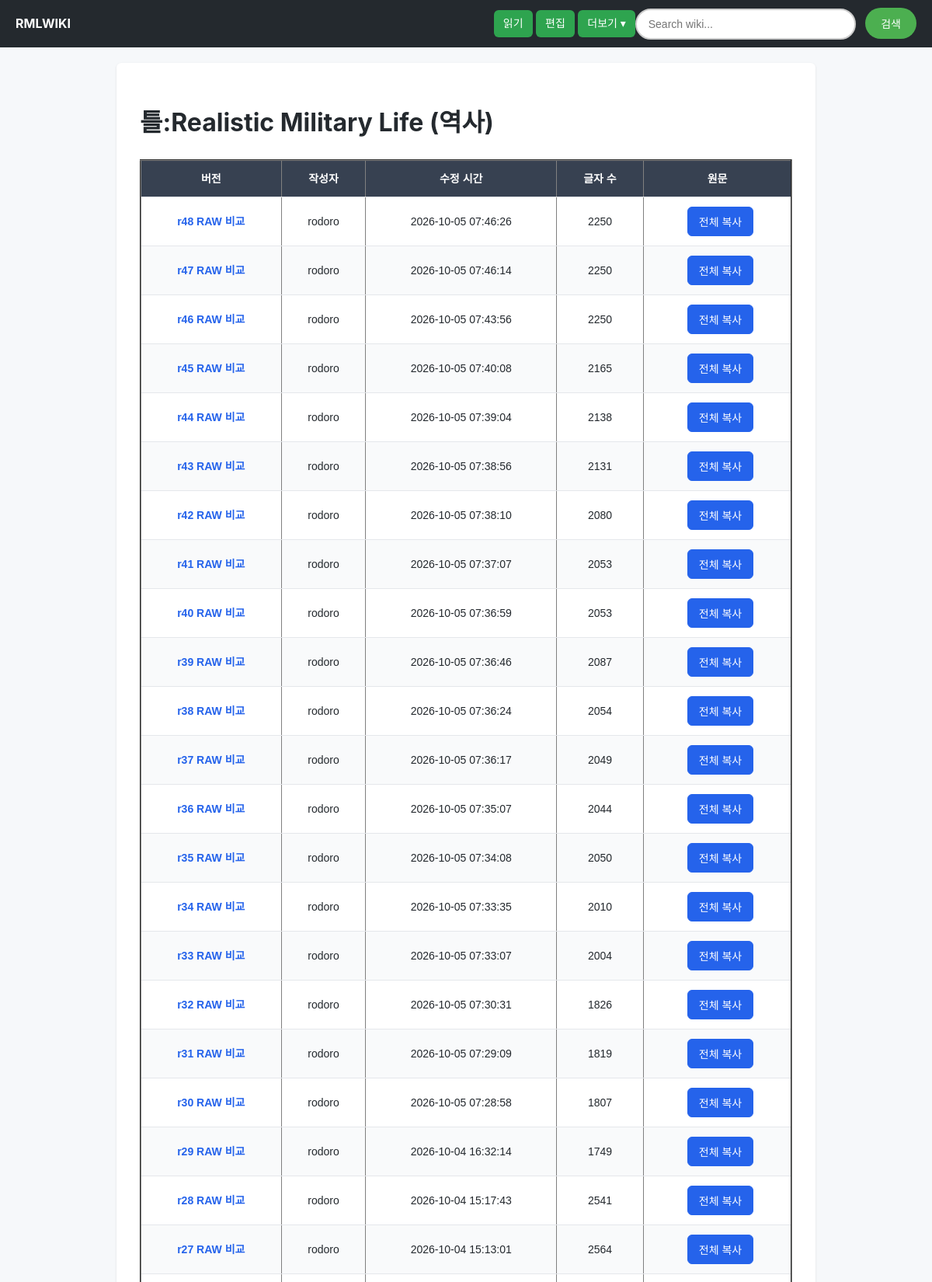
Screenshot of /history/틀:Realistic Military Life (upper part) with the database file from the repository.
### tables this page shows
CREATE TABLE wiki_history (
            id INTEGER PRIMARY KEY AUTOINCREMENT,
            title TEXT,
            content TEXT,
            author TEXT,
            rev INTEGER,
            created_at TIMESTAMP DEFAULT CURRENT_TIMESTAMP
        );

### app.py (the view)
@app.route("/history/<path:Document>")
def history(Document):
    Document = prefix(Document)
    conn = sqlite3.connect(config.DB_PATH)
    cursor = conn.cursor()
    cursor.execute("""
        SELECT rev, author, datetime(created_at, '+9 hours'), LENGTH(content), content
        FROM wiki_history
        WHERE title = ?
        ORDER BY rev DESC
    """, (Document,))
    rows = cursor.fetchall()
    conn.close()
    return flask.render_template(
        "index.html",
        title=Document,
        mode="history",
        history_data=rows,
        wiki_name=config.WIKI_NAME,
        wiki_page=config.MAIN_PAGE,
        wiki_color=config.LOGO_COLOR
    )

### app.py (called while the page is built, shortened)
@app.context_processor
def inject_footer_content():
    return {
        "footer_content": config.FOOTER_CONTENT,
        "is_operator": is_admin_role(get_current_user_role())
    }

def prefix(Document):
    Document = urllib.parse.unquote(Document)
    if Document.startswith("문서:"):
        Document = Document[len("문서:"):]
    return Document

def is_admin_role(role):
    if role is None:
        return False

def get_current_user_role():
    if flask.session.get('operator_authenticated'):
        return 'admin'
    username = flask.session.get('user')
    if not username:
        return None

def get_client_ip():
    return flask.request.remote_addr or "unknown"

def get_active_blocks(target_type, target):
    if not target:
        return []
    now = datetime.datetime.now().replace(microsecond=0).isoformat(sep=" ")
    conn = sqlite3.connect(config.DB_PATH)
    try:
        rows = conn.execute(
            """
            SELECT id, target_type, target, expires_at, reason, action,
                   blocked_by, created_at
            FROM access_blocks
            WHERE active = 1
              AND target_type = ?
              AND target = ?
              AND (expires_at IS NULL OR expires_at > ?)
            ORDER BY id DESC
            """,
            (target_type, target, now)
        ).fetchall()
        return rows
    finally:
        conn.close()

@app.before_request
def enforce_access_blocks():
    if flask.request.endpoint == "static":
        return None
    if is_admin_role(get_current_user_role()):
        return None
    endpoint = flask.request.endpoint or ""
    method = flask.request.method
    candidates = []
    username = flask.session.get("user")
    if username:
        candidates.extend(get_active_blocks("id", username))
    if endpoint in {"login", "register"}:
        form_username = flask.request.form.get("id", "").strip()
        if form_username and form_username != username:
            candidates.extend(get_active_blocks("id", form_username))
    candidates.extend(get_active_blocks("ip", get_client_ip()))
    for block in candidates:
        if block_applies(block, endpoint, method):
            return render_blocked_response(block)
    return None

### templates/index.html (shortened to what this page needs)
<!DOCTYPE html>
<html lang="ko">
<head>
    <link rel="stylesheet" href="{{ url_for('static', filename='style.css') }}">
</head>
<body data-page-mode="{{ mode }}" data-document-title="{{ title }}" data-main-page="{{ wiki_page }}">
    <div class="menu">
        <a href="/w/{{ wiki_page }}" style="text-decoration: none; color: {{ wiki_color or 'white' }};"><b>{{ wiki_name or 'WIKI' }}</b></a>
        <a href="{{ url_for('view', Document=title) }}" class="box">읽기</a>&nbsp;
        <a href="{{ url_for('editing', Document=title) }}" class="box">편집</a>&nbsp;
        <details class="menu-more">
            <summary>더보기</summary>
        </details>
        <form action="/search">
            <input type="text" name="q" placeholder="Search wiki...">
            <button>검색</button>
        </form>
    </div>
    <div class="container">
        {% if mode == "w" %}
            <h1>{{ title }} {% if version %}(r{{ version }} 버전){% endif %}</h1>
            {% if come %}
                <div style="margin: 12px 0 16px; padding: 12px 14px; border: 1px solid #d0ebff; border-radius: 6px; background: #f1f8ff; color: #1864ab;">
                    <strong>↩ 리다이렉트 안내</strong><br>
                    이전 문서 <b>{{ come }}</b>에서 이 문서로 이동했습니다.<br>
                    <hr>
                    <a href="/edit/{{ come }}" style="color: #1864ab;"><strong>“{{ come }}” 문서 수정하러 가기</strong></a>
                </div>
            {% endif %}
            {% if letter %}
                <div class="Stub">이 문서는 토막글 문서입니다. 여러분의 기여로 문서를 가득 채워주시길 바랍니다.</div>
            {% endif %}
            <div class="wiki-body">
                {{ detail|safe }}
            </div>
        {% elif mode == "raw" %}
            <h1>{{ title }} (RAW r{{ version }})</h1>
            <textarea id="raw-document-content" class="wiki-raw-source" readonly>{{ raw_content }}</textarea>
            <button type="button" class="wiki-version-copy" data-copy-target="raw-document-content">전체 복사</button>
        {% elif mode == "edit" %}
            <h1>{{ title }} (편집)</h1>
            <form method='post' id="document-edit-form">
                <textarea name='content' rows='20' style="width: 100%; box-sizing: border-box;">{{ detail }}</textarea><br>
                <button type='submit' style="margin-top: 10px; padding: 10px 20px;">저장</button>
            </form>
        {% elif mode == "history" %}
            <h1>{{ title }} (역사)</h1>
            {% if history_data %}
                <table class="wiki-history-table" border="2">
                    <thead>
                        <tr>
                            <th>버전</th>
                            <th>작성자</th>
                            <th>수정 시간</th>
                            <th>글자 수</th>
                            <th>원문</th>
                        </tr>
                    </thead>
                    <tbody>
                    {% for row in history_data %}
                        <tr>
                            <td>
                                <a href="{{ url_for('view', Document=title, rev=row[0]) }}">r{{ row[0] }}</a>
                                <a href="{{ url_for('view', Document=title, raw=row[0]) }}">RAW</a>
                                {% if row[0] > 1 %}
                                    <a href="{{ url_for('compare', Document=title) }}?from={{ row[0] - 1 }}&amp;to={{ row[0] }}">비교</a>
                                {% endif %}
                            </td>
                            <td>{{ row[1] }}</td>
                            <td>{{ row[2] }}</td>
                            <td>{{ row[3] }}</td>
                            <td>
                                <button type="button" class="wiki-version-copy" data-copy-target="history-revision-{{ row[0] }}">전체 복사</button>
                            </td>
                        </tr>
                    {% endfor %}
                    </tbody>
                </table>
            {% else %}
                <p>역사가 존재하지 않습니다.</p>
            {% endif %}
        {% elif mode == "admin" %}
            <h1>{{ title }}</h1>
        {% endif %}
    </div>
</body>
</html>

### static/style.css (style rules this page uses)
body { font-family: -apple-system, BlinkMacSystemFont, "Segoe UI", Roboto, "Helvetica Neue", Arial, sans-serif; line-height: 1.6; color: #24292e; background-color: #f6f8fa; margin: 0; padding: 0; display: flex; flex-direction: column; align-items: center; }
.container { width: 100%; max-width: 900px; background: #ffffff; padding: 30px; margin: 20px 0; box-shadow: 0 1px 3px rgba(0,0,0,0.1); border-radius: 6px; box-sizing: border-box; }
.menu { width: 100%; background-color: #24292e; padding: 10px 20px; display: flex; justify-content: flex-end; box-sizing: border-box; align-items: center; }
.menu .box, .menu-more > summary, .wiki-btn-create { background-color: #2ea44f; color: white; border: none; padding: 6px 12px; font-size: 14px; font-weight: 500; border-radius: 6px; cursor: pointer; transition: background 0.2s; text-decoration: none; }
.menu > a:first-child { margin-right: auto; }
.menu-more { position: relative; }
.menu-more > summary { list-style: none; }
.menu-more > summary::after { content: " ▾"; }
a { text-decoration: none; }
.menu input[type="text"] { width: 250px; padding: 10px 15px; border: 2px solid #ccc; border-radius: 25px; font-size: 14px; outline: none; transition: all 0.3s ease; }
button { padding: 10px 20px; margin-left: 8px; border: none; border-radius: 25px; background-color: #4CAF50; color: white; font-size: 14px; cursor: pointer; transition: background-color 0.3s ease; }
.wiki-history-table { width: 100%; border-collapse: collapse; margin-top: 20px; font-family: sans-serif; font-size: 14px; text-align: center; }
.wiki-history-table thead tr { background-color: #374151; color: #ffffff; font-weight: bold; }
.wiki-history-table th, .wiki-history-table td { padding: 12px 15px; border-bottom: 1px solid #e5e7eb; }
.wiki-history-table tbody tr:nth-of-type(even) { background-color: #f9fafb; }
.wiki-history-table td a { color: #2563eb; text-decoration: none; font-weight: bold; }
.wiki-version-copy { padding: 8px 14px; border: 1px solid #2563eb; border-radius: 6px; background-color: #2563eb; color: #ffffff; cursor: pointer; }

### rows the page displays
wiki_history: rev "48", author "rodoro", row "2026-10-05 07:46:26", row "2250"
wiki_history: rev "47", author "rodoro", row "2026-10-05 07:46:14", row "2250"
wiki_history: rev "46", author "rodoro", row "2026-10-05 07:43:56", row "2250"
wiki_history: rev "45", author "rodoro", row "2026-10-05 07:40:08", row "2165"
wiki_history: rev "44", author "rodoro", row "2026-10-05 07:39:04", row "2138"
wiki_history: rev "43", author "rodoro", row "2026-10-05 07:38:56", row "2131"
wiki_history: rev "42", author "rodoro", row "2026-10-05 07:38:10", row "2080"
wiki_history: rev "41", author "rodoro", row "2026-10-05 07:37:07", row "2053"
wiki_history: rev "40", author "rodoro", row "2026-10-05 07:36:59", row "2053"
wiki_history: rev "39", author "rodoro", row "2026-10-05 07:36:46", row "2087"
wiki_history: rev "38", author "rodoro", row "2026-10-05 07:36:24", row "2054"
wiki_history: rev "37", author "rodoro", row "2026-10-05 07:36:17", row "2049"
wiki_history: rev "36", author "rodoro", row "2026-10-05 07:35:07", row "2044"
wiki_history: rev "35", author "rodoro", row "2026-10-05 07:34:08", row "2050"
wiki_history: rev "34", author "rodoro", row "2026-10-05 07:33:35", row "2010"
wiki_history: rev "33", author "rodoro", row "2026-10-05 07:33:07", row "2004"
wiki_history: rev "32", author "rodoro", row "2026-10-05 07:30:31", row "1826"
wiki_history: rev "31", author "rodoro", row "2026-10-05 07:29:09", row "1819"
wiki_history: rev "30", author "rodoro", row "2026-10-05 07:28:58", row "1807"
wiki_history: rev "29", author "rodoro", row "2026-10-04 16:32:14", row "1749"
wiki_history: rev "28", author "rodoro", row "2026-10-04 15:17:43", row "2541"
wiki_history: rev "27", author "rodoro", row "2026-10-04 15:13:01", row "2564"

### other values shown
{{ wiki_name or 'WIKI' }} "RMLWIKI"
{{ title }} "틀:Realistic Military Life"
